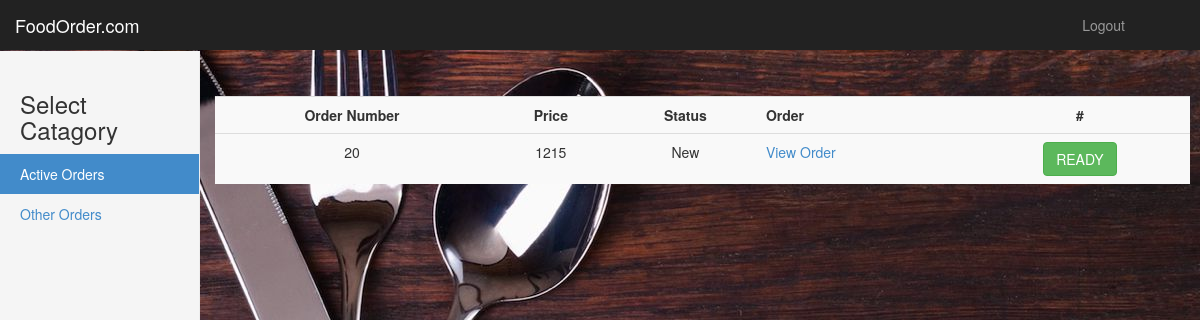
The page /manager/index.php (signed in) on the database its author committed.
### tables this page shows
CREATE TABLE `orders` (
  `id` int(11) NOT NULL,
  `user_id` int(11) NOT NULL,
  `discount_id` int(11) DEFAULT NULL,
  `price` int(11) DEFAULT NULL,
  `addressid` int(11) DEFAULT NULL,
  `status` tinyint(4) NOT NULL DEFAULT '0' COMMENT '0=not completed, 1=new, 2=Ready, 3=Transit, 4=Delivered'
);

### manager/index.php (the view, shortened to what this page needs)
<?php
    $query="SELECT * from orders where status not in (0,4)";
    $result=mysql_query($query);
?>
<!DOCTYPE html>
<html lang="en">
<head>
    <link href="../assets/bootstrap/css/bootstrap.min.css" rel="stylesheet">
    <link href="../assets/css/dashboardmanager.css" rel="stylesheet">
  </head>
  <body>
    <nav class="navbar navbar-inverse navbar-fixed-top">
      <div class="container-fluid">
        <div class="navbar-header">
          <a class="navbar-brand" href="#">FoodOrder.com</a>
        </div>
        <div id="navbar" class="navbar-collapse collapse">
          <ul class="nav navbar-nav navbar-right">
            <li><a href="#"></a></li>
            <li><a href="../logout.php">Logout</a></li>
            <li><a href="#"></a></li>
            <li><a href="#"></a></li>
          </ul>
        </div>
      </div>
    </nav>
    <div class="container-fluid">
      <div class="row">
        <div class="col-sm-3 col-md-2 sidebar">
            <h3>Select Catagory</h3>
          <ul class="nav nav-sidebar">
            <li class="active"><a href="#">Active Orders<span class="sr-only">(current)</span></a></li>
              <li><a href="other.php">Other Orders</a></li>
          </ul>
        </div>
        <div class="col-sm-9 col-sm-offset-3 col-md-10 col-md-offset-2 main">
            <div class="row" >
                <table class="table table-striped table-hover">
        		<tbody>
                	<tr>
						<th><center>Order Number</center></th>
                        <th><center>Price</center></th>
						<th><center>Status</center></th>
                        <th>Order</th>
                        <th><center>#</center></th>
                    </tr>
<?php
							while($row=mysql_fetch_assoc($result)){
								$id= $row['id'];
								$price= (($row['price']==0 or is_null($row['price']))? "Order not completed" : $row['price']);
                                switch($row['status']){
                                    case 1: $status="New";break;
                                }
								echo '<tr>';
                    			echo '<tr><form action="'.htmlspecialchars($_SERVER["PHP_SELF"]).'" method="post">';
								echo "<td><center>{$id}</center></td>";
								echo "<td><center>{$price}</center></td>";
								echo "<td><center>{$status}</center></td>";
                                echo "<td><a href=\"checkorder.php?order={$id}\">View Order</td>";
                                echo '<td><center>	<button name="update" id="update" class="btn btn-success" type="submit">';
                                    if($row['status']==1) echo "READY";
								echo '</button></center> </td>';
                                echo '</form></tr></tr>';
                            }
							?>
                </tbody>
                </table>
            </div>
        </div>
      </div>
    </div>
</body></html>

### assets/css/dashboardmanager.css (style rules this page uses)
body { padding-top: 50px; background: url("includes/food7.jpg"); }
.navbar-fixed-top { border: 0; }
.sidebar { display: none; }
@media (min-width: 768px) { .sidebar { position: fixed; top: 51px; bottom: 0; left: 0; z-index: 1000; display: block; padding: 20px; overflow-x: hidden; overflow-y: auto; background-color: #f5f5f5; border-right: 1px solid #eee; } }
.nav-sidebar { margin-right: -21px; margin-bottom: 20px; margin-left: -20px; }
.nav-sidebar > li > a { padding-right: 20px; padding-left: 20px; }
.nav-sidebar > .active > a, .nav-sidebar > .active > a:hover, .nav-sidebar > .active > a:focus { color: #fff; background-color: #428bca; }
.main { padding: 20px; }
@media (min-width: 768px) { .main { padding-right: 40px; padding-left: 40px; } }

### rows shown on the page
orders: id "20", price "1215", status "New", shows "READY"
